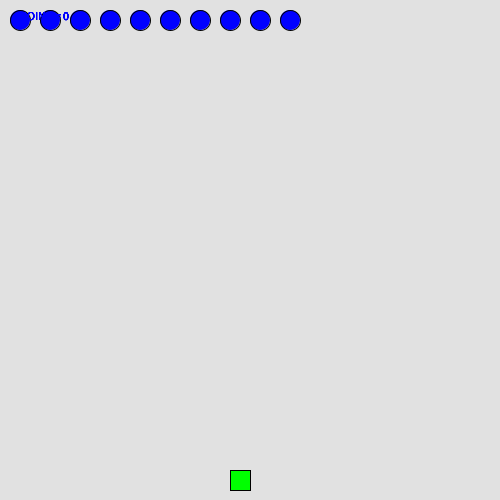
Frame 1 (no input)
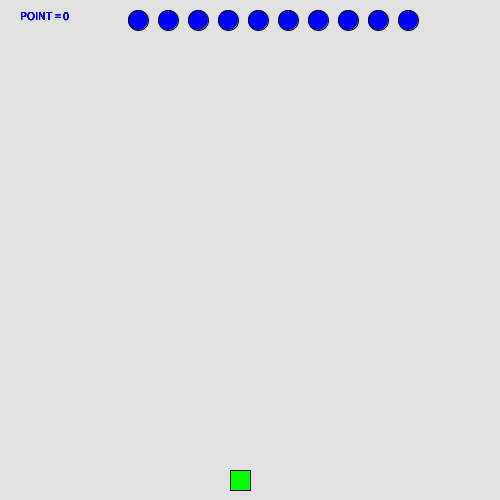
Frame 60 (the mouse pressed at the canvas centre just before this capture)
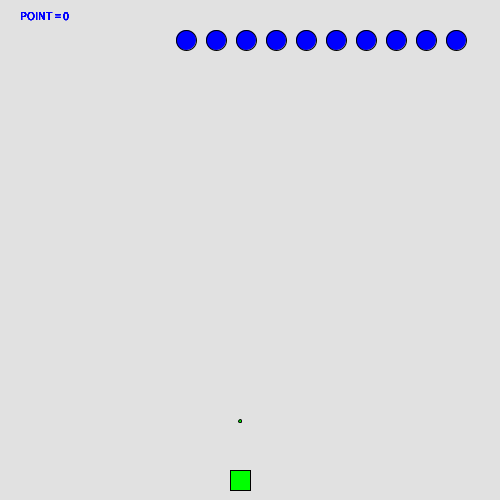
Frame 120 (the mouse held since frame 60 and released just before this capture)

The Processing sketch that drew these frames (run headless with seeded random() and noise(); from frame 60 on, the mouse is pressed at the canvas centre):

// Processing sketch: processing_129728
// ── processing_129728.pde

int noOfInvaderRows = 1;        //Number of invaders for one column
int noOfInvaderColumns = 10;    //Number of invaders for one line
int noOfInvaders = noOfInvaderRows * noOfInvaderColumns;
float[][][] invad = new float[noOfInvaderRows ][noOfInvaderColumns ][2];
int noOfBullets = 10;
float[][] bullet = {{-100, 0}, {-100, 0}, {-100, 0}, {-100, 0}, {-100, 0}, {-100, 0}, {-100, 0}, {-100, 0}, {-100, 0}, {-100, 0}};
float rx, ry;
float invaderY = 20;
int sz = 20;
int shoot = 0;
int point = 0;

void setup() {
    size(500, 500);
    rx = 240;    //defense
    ry = 480;
    //invaders
    for(int i=0; i<noOfInvaderRows; i++){
        for(int j=0; j<noOfInvaderColumns; j++){
            invad[i][j][0] = invaderY+j*30;
            invad[i][j][1] = invaderY+i*30;
        }
    }

    rectMode(CENTER);
    frameRate(30);
}

void draw() {
    background(225);
    invaders();
    defense();
}

int direction = 0;
float yStep = 20;
void invaders(){
    fill(0, 0, 255);
    for(int i=0; i<noOfInvaderRows; i++){
        for(int j=0; j<noOfInvaderColumns; j++){
            hitCheck(i, j);
            ellipse(invad[i][j][0], invad[i][j][1], sz, sz);
            if(direction == 0){
              if(invad[i][j][0] > 0){
                if(noOfInvaders>1){
                  invad[i][j][0]+=2;
                }else{
                  invad[i][j][0]+=10;
                }
                if(invad[i][j][0] > (width-sz/2)){
                  direction = 1;
                  invaderY += yStep;
                }
              }
            }else{
              if(invad[i][j][0] > 0){
                if(noOfInvaders>1){
                  invad[i][j][0]-=2;
                }else{
                  invad[i][j][0]-=10;
                }
                if(invad[i][j][0] < sz/2){
                  direction = 0;
                  invaderY += yStep;
                }
              }
            }
        }
    }
    if(invaderY >= ry){    //game over
      gameOver();
      text(" You LOSE!", 130, 260);
    }
    for(int i=0; i<noOfInvaderRows; i++){
        for(int j=0; j<noOfInvaderColumns; j++){
            invad[i][j][1] = invaderY+i*30;
        }
    }

}

void gameOver(){
  fill(255, 0, 0);
  textSize(48);
  text("Game Over", 130, 210);
}

void hitCheck(int i, int j){
  for(int k=0; k<noOfBullets; k++){
    if(abs(invad[i][j][1] - bullet[k][1])<sz/2){
      if(abs(invad[i][j][0] - bullet[k][0])<sz/2){
        invad[i][j][0] = -100;
        noOfInvaders--;
        point += 100;
      }
    }
  }
  if(noOfInvaders <= 0){
    gameOver();
    text(" You WIN!", 130, 260);
  }
  text("POINT = "+point, 20, 20);
}

void defense(){
    fill(0, 255, 0);
    rect(rx, ry, sz, sz);
    if(shoot != 0){
        shoot--;
        for(int i=0; i<noOfBullets; i++){
          if(bullet[i][0] < 0){
            bullet[i][0] = rx;
            bullet[i][1] = ry;
            break;
          }
        }
    }
    for(int i=0; i<noOfBullets; i++){
      if(bullet[i][0] >= 0){
        ellipse(bullet[i][0], bullet[i][1]--, 3, 3);
      }
      if(bullet[i][1] < 0){
        bullet[i][0] = -100;
      }
    }
}

void mousePressed() {
    if (mouseButton == LEFT) {
        rx -= 10;
        if(rx < sz/2){
          rx = sz/2;
        }
    } else if (mouseButton == RIGHT) {
        rx += 10;
        if(rx > (width-sz/2)){
          rx = width-sz/2;
        }
    } else {
        shoot++;
    }
}
